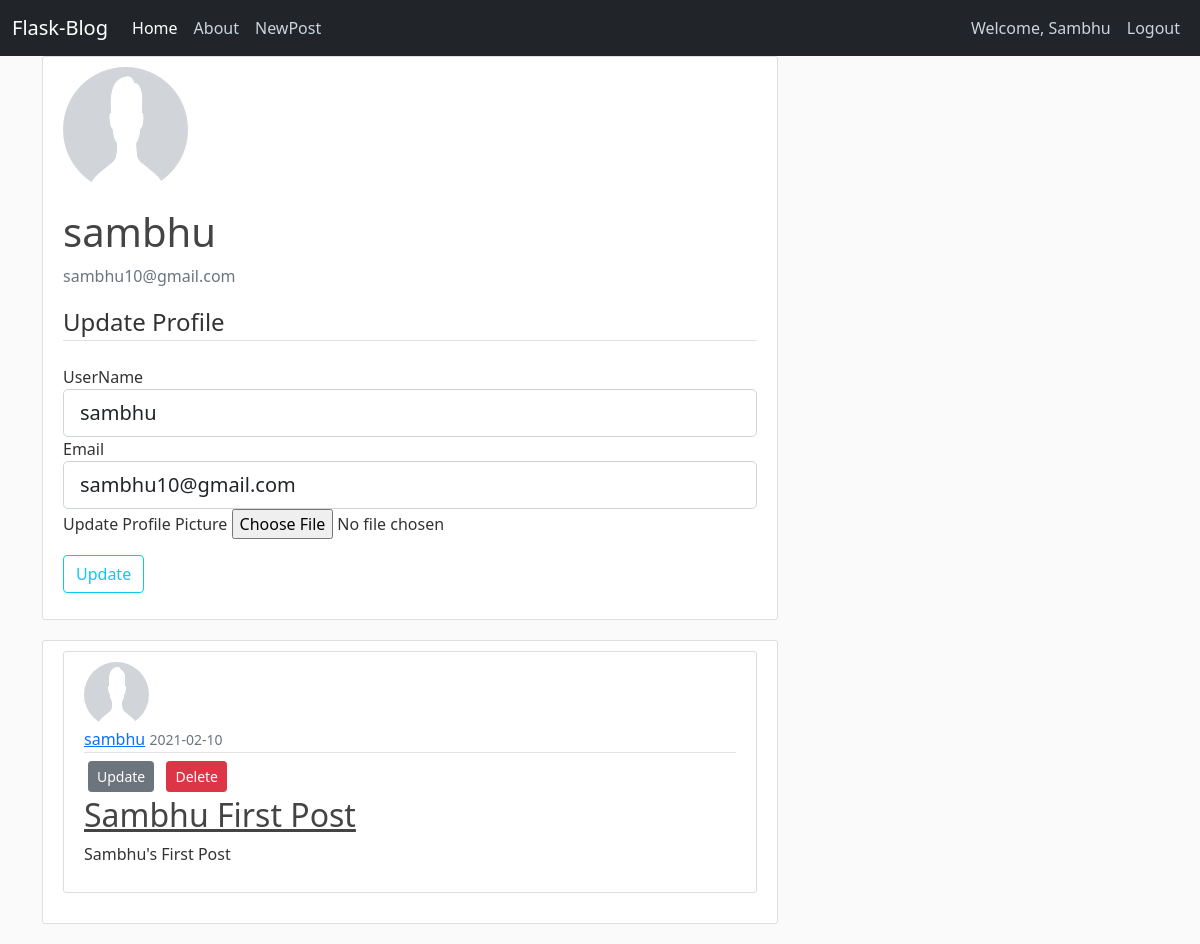
/profile (signed in), run on an earlier commit of the app's database.
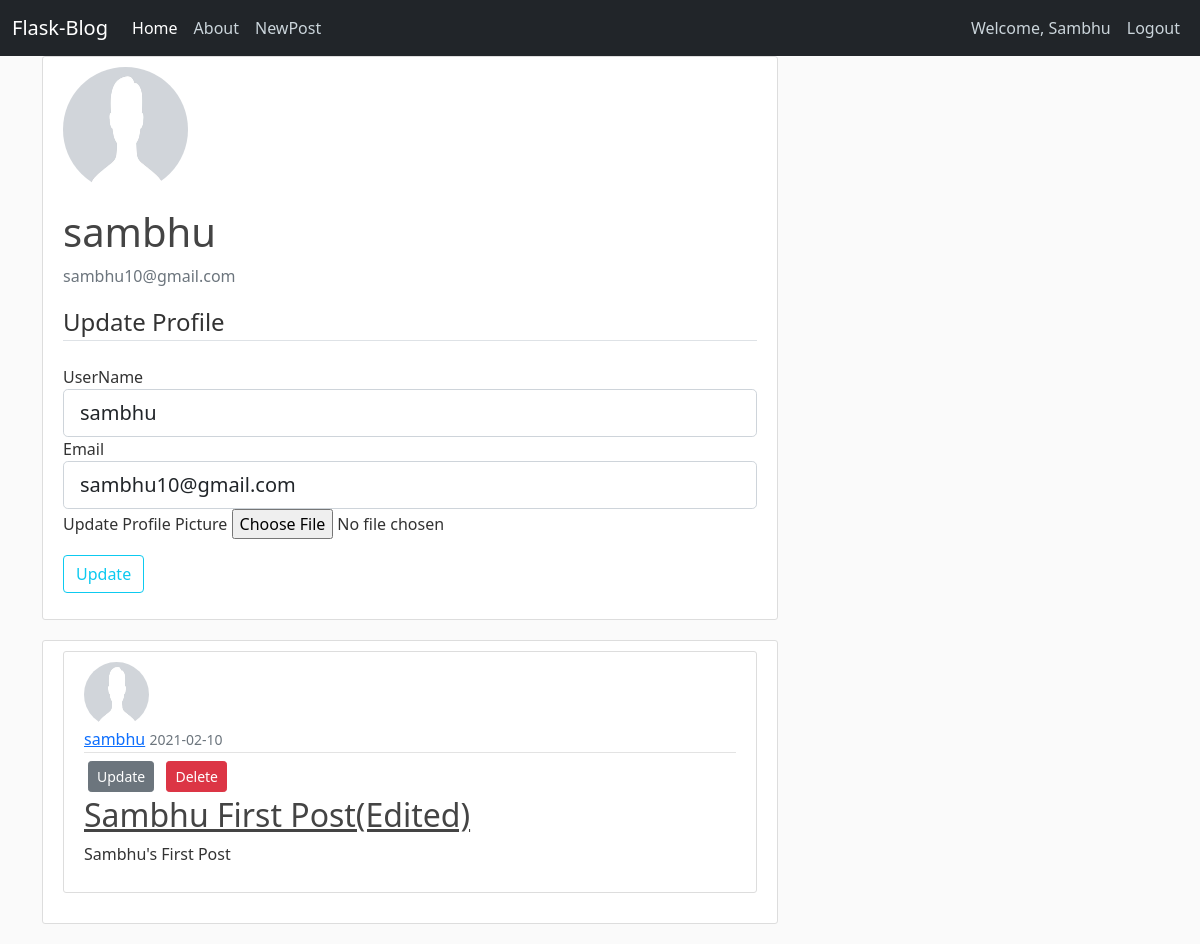
And on a later commit of the database.
### blogappyt/models.py (models this page shows, shortened)
class Post(db.Model):
    __tablename__ = 'post'
    id = db.Column(db.Integer,primary_key = True)
    title = db.Column(db.String(60),nullable = False)
    date_posted = db.Column(db.DateTime,nullable = False,default = datetime.utcnow)
    content = db.Column(db.Text,nullable = False)
    user_id = db.Column(db.Integer,db.ForeignKey('user.id'))
    likes = db.relationship('Like_Post',backref = "post_likes",lazy = True)

class User(db.Model, UserMixin):
    __tablename__ = 'user'
    id = db.Column(db.Integer,primary_key= True)
    username = db.Column(db.String(60),unique = True, nullable = False)
    email = db.Column(db.String(60),unique = True, nullable = False)
    password = db.Column(db.String(60), nullable = False)
    profile_pic = db.Column(db.String(60), nullable = False,default= 'default.png')
    post = db.relationship('Post',backref = "auther",lazy = True)

### blogappyt/users/views.py (the view)
@users.route('/profile', methods=['GET','POST'])
@login_required
def profile():
    form = UpdateProfileForm()
    if form.validate_on_submit():
        if form.profilepic.data:
            profile_pic = save_picture(form.profilepic.data)
            current_user.profile_pic = profile_pic
        current_user.username = form.username.data
        current_user.email = form.email.data
        db.session.commit()
        flash('Profile Updated Successfully','success')
        return redirect(url_for('users.profile'))
    elif request.method == 'GET':
        form.username.data = current_user.username
        form.email.data = current_user.email
    posts = Post.query.filter_by(auther = current_user)
    profile_pic = url_for('static',filename='profilepic/'+current_user.profile_pic)
    return render_template('profile.html',title ='Profile',profile_pic = profile_pic,form=form,posts=posts)

### blogappyt/users/forms.py (shortened to what this page needs)
class UpdateProfileForm(FlaskForm):
    username = StringField('UserName',validators = [DataRequired(),Length(min=2,max=20)])
    email = StringField('Email',validators = [DataRequired(),Email()])
    profilepic = FileField('Update Profile Picture',validators = [FileAllowed(['jpg','png','jpeg'])])
    submit = SubmitField('Update')

### blogappyt/models.py (called while the page is built)
@login_manager.user_loader
def load_user(user_id):
    return User.query.get(int(user_id))

### blogappyt/templates/profile.html (shortened to what this page needs)
{% extends 'layout.html' %}
{% block head %}
<link rel="stylesheet" href="{{url_for('static',filename='profile.css')}}">
{% endblock head %}
{% block content %}
<div class="content-section">
    <div class="mdeia">
        <img class="rounded-circle account-img" src="{{profile_pic}}" alt="nopic">
        <div class="media-body">
            <h2 class="account-heading">{{current_user.username}}</h2>
            <p class="text-secondary">{{current_user.email}}</p>
        </div>
    </div>
        <form action="" method="POST" enctype="multipart/form-data" id='update_form'>
            <fieldset class="form-group">
                <legend class="border-bottom mb-4">Update Profile</legend>
                <div class="form-group">
                    {{form.username.label(class="form-control-label")}}
                    {% if form.username.errors %}
                            {{ form.username(class="form-control form-control-lg is-invalid") }}
                            <div class="invalid-feedback">
                                {% for error in form.username.errors %}
                                    <span>{{ error }}</span>
                                {% endfor %}
                            </div>
                        {% else %}
                            {{ form.username(class="form-control form-control-lg") }}
                        {% endif %}
                </div>
                <div class="form-group">
                    {{form.email.label(class="form-control-label")}}
                    {% if form.email.errors %}
                            {{ form.email(class="form-control form-control-lg is-invalid") }}
                            <div class="invalid-feedback">
                                {% for error in form.email.errors %}
                                    <span>{{ error }}</span>
                                {% endfor %}
                            </div>
                        {% else %}
                            {{ form.email(class="form-control form-control-lg") }}
                        {% endif %}
                </div>
                <div class="form-group">
                    {{form.profilepic.label()}}
                    {{form.profilepic(class="form-control-file")}}
                </div>
            </fieldset>
            <div class="form-group mt-3">
                {{form.submit(class="btn btn-outline-info")}}
            </div>
        </form>
</div>
<div class="content-section">
    <div class="mdeia">
    {% for post in posts %}
<article class="media content-section">
  <img class="rounded-circle article-img" src="{{url_for('static',filename='profilepic/'+post.auther.profile_pic)}}">
          <div class="media-body">
            <div class="article-metadata">
              <a class="mr-2" href="#">{{ post.auther.username }}</a>
              <small class="text-muted">{{post.date_posted.strftime('%Y-%m-%d')}}</small>
            </div>
            {% if post.auther == current_user %}
            <div>
            <a class="btn btn-secondary btn-sm m-1" href="{{url_for('posts.post_update',post_id=post.id)}}">Update</a>
            <a  class="btn btn-danger btn-sm m-1" href="{{url_for('posts.post_delete',post_id=post.id)}}">Delete</a>
            </div>
            {% endif %}
            <h2><a class="article-title" href="{{url_for('posts.post',post_id=post.id)}}">{{ post.title }}</a></h2>
            <p class="article-content">{{ post.content }}</p>
          </div>
        </article>
{% endfor %}
    </div>
</div>
{% endblock content %}

What changed in the data, as far as the page shows it:
changed Post "Sambhu's First Post": title "Sambhu First Post" → "Sambhu First Post(Edited)"
